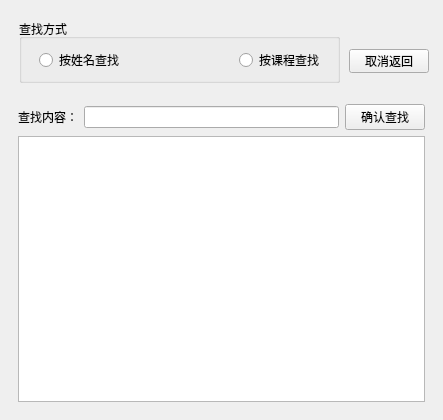
<?xml version="1.0" encoding="UTF-8"?>
<ui version="4.0">
 <class>one_find</class>
 <widget class="QMainWindow" name="one_find">
  <property name="geometry">
   <rect>
    <x>0</x>
    <y>0</y>
    <width>443</width>
    <height>420</height>
   </rect>
  </property>
  <property name="windowTitle">
   <string>MainWindow</string>
  </property>
  <widget class="QWidget" name="centralwidget">
   <layout class="QGridLayout" name="gridLayout_3">
    <item row="1" column="0">
     <widget class="QWidget" name="widget_2" native="true">
      <layout class="QGridLayout" name="gridLayout">
       <item row="1" column="0" colspan="3">
        <widget class="QTextBrowser" name="showarea"/>
       </item>
       <item row="0" column="2">
        <widget class="QPushButton" name="findpb">
         <property name="text">
          <string>确认查找</string>
         </property>
        </widget>
       </item>
       <item row="0" column="0">
        <widget class="QLabel" name="label">
         <property name="text">
          <string>查找内容：</string>
         </property>
        </widget>
       </item>
       <item row="0" column="1">
        <widget class="QLineEdit" name="find"/>
       </item>
      </layout>
     </widget>
    </item>
    <item row="0" column="0">
     <widget class="QWidget" name="widget" native="true">
      <property name="minimumSize">
       <size>
        <width>0</width>
        <height>80</height>
       </size>
      </property>
      <widget class="QGroupBox" name="groupBox">
       <property name="geometry">
        <rect>
         <x>10</x>
         <y>10</y>
         <width>321</width>
         <height>64</height>
        </rect>
       </property>
       <property name="title">
        <string>查找方式</string>
       </property>
       <widget class="QRadioButton" name="nf">
        <property name="geometry">
         <rect>
          <x>20</x>
          <y>30</y>
          <width>85</width>
          <height>22</height>
         </rect>
        </property>
        <property name="text">
         <string>按姓名查找</string>
        </property>
       </widget>
       <widget class="QRadioButton" name="cf">
        <property name="geometry">
         <rect>
          <x>220</x>
          <y>30</y>
          <width>85</width>
          <height>22</height>
         </rect>
        </property>
        <property name="text">
         <string>按课程查找</string>
        </property>
       </widget>
      </widget>
      <widget class="QPushButton" name="back">
       <property name="geometry">
        <rect>
         <x>340</x>
         <y>40</y>
         <width>80</width>
         <height>24</height>
        </rect>
       </property>
       <property name="text">
        <string>取消返回</string>
       </property>
      </widget>
     </widget>
    </item>
   </layout>
  </widget>
 </widget>
 <resources/>
 <connections/>
</ui>
